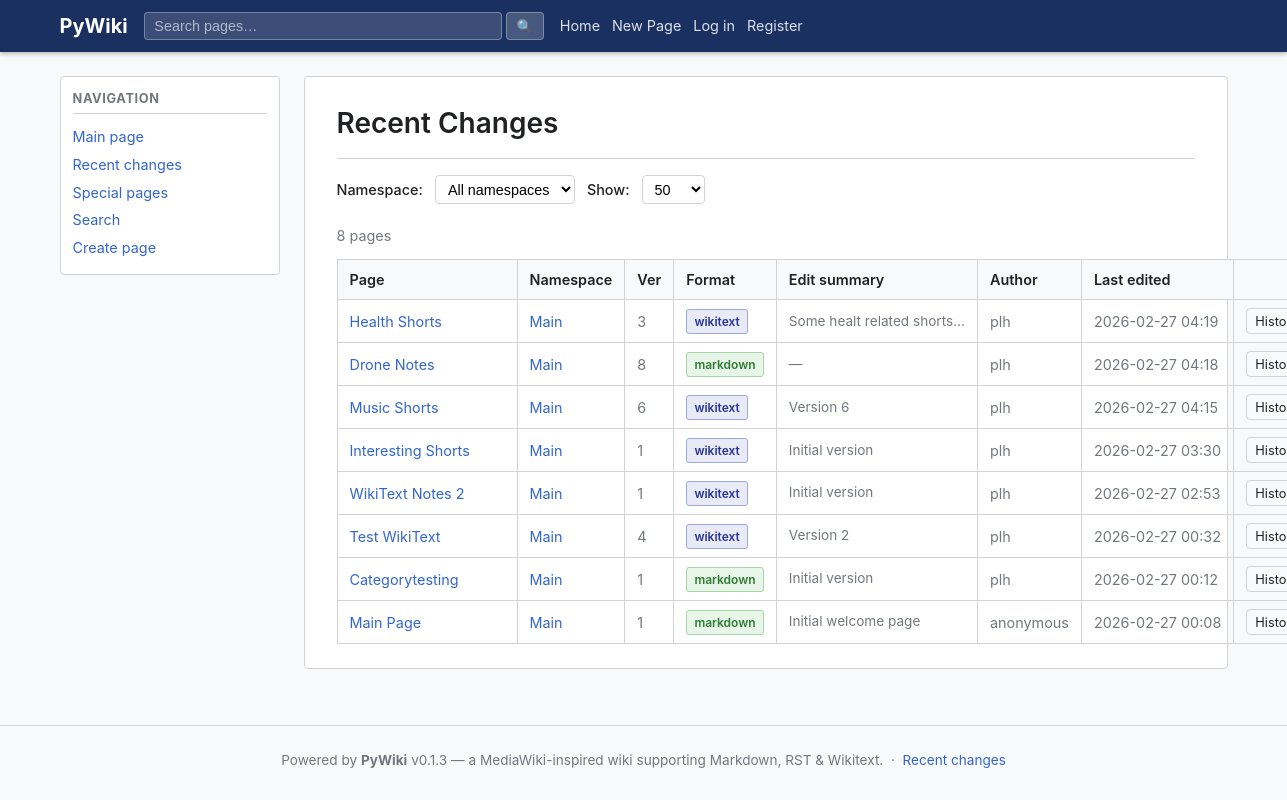
Page /recent on the committed database.
### app/models/models.py (models this page shows, shortened)
class PageVersion(Base):
    __tablename__ = "page_versions"
    __table_args__ = (
        UniqueConstraint("page_id", "version", name="uq_page_versions_page_ver"),
        Index("ix_page_versions_page_latest", "page_id", "version"),
    )
    id:         Mapped[str]        = _uuid_col(primary_key=True)
    page_id:    Mapped[str]        = mapped_column(String(36), ForeignKey("pages.id", ondelete="CASCADE"), nullable=False, index=True)
    version:    Mapped[int]        = mapped_column(Integer, nullable=False)
    content:    Mapped[str]        = mapped_column(Text, nullable=False, default="")
    format:     Mapped[str]        = mapped_column(String(16), nullable=False, default="markdown")
    rendered:   Mapped[str | None] = mapped_column(Text, nullable=True)
    author_id:  Mapped[str | None] = mapped_column(String(36), ForeignKey("users.id"), nullable=True)
    comment:    Mapped[str]        = mapped_column(String(512), default="", nullable=False)
    created_at: Mapped[datetime]   = mapped_column(DateTime(timezone=True), default=_utcnow)
    page:   Mapped["Page"]       = relationship(back_populates="versions")
    author: Mapped["User | None"] = relationship(back_populates="page_versions")

class Page(Base):
    __tablename__ = "pages"
    __table_args__ = (
        UniqueConstraint("namespace_id", "slug", name="uq_pages_ns_slug"),
    )
    id:           Mapped[str]        = _uuid_col(primary_key=True)
    namespace_id: Mapped[str]        = mapped_column(String(36), ForeignKey("namespaces.id", ondelete="CASCADE"), nullable=False, index=True)
    title:        Mapped[str]        = mapped_column(String(512), nullable=False, index=True)
    slug:         Mapped[str]        = mapped_column(String(512), nullable=False, index=True)
    created_by:   Mapped[str | None] = mapped_column(String(36), ForeignKey("users.id"), nullable=True)
    created_at:   Mapped[datetime]   = mapped_column(DateTime(timezone=True), default=_utcnow)
    namespace:   Mapped["Namespace"]           = relationship(back_populates="pages")
    creator:     Mapped["User | None"]         = relationship(foreign_keys=[created_by])
    versions:    Mapped[list["PageVersion"]]   = relationship(
        back_populates="page",
        cascade="all, delete-orphan",
        order_by="PageVersion.version",
    )
    attachments: Mapped[list["Attachment"]]   = relationship(back_populates="page", cascade="all, delete-orphan")

class Namespace(Base):
    __tablename__ = "namespaces"
    id:             Mapped[str]        = _uuid_col(primary_key=True)
    name:           Mapped[str]        = mapped_column(String(128), unique=True, nullable=False, index=True)
    description:    Mapped[str]        = mapped_column(Text, default="", nullable=False)
    default_format: Mapped[str]        = mapped_column(String(16), default="markdown", nullable=False)
    created_at:     Mapped[datetime]   = mapped_column(DateTime(timezone=True), default=_utcnow)
    pages: Mapped[list["Page"]] = relationship(back_populates="namespace", cascade="all, delete-orphan")

class User(Base):
    __tablename__ = "users"
    id:           Mapped[str]  = _uuid_col(primary_key=True)
    username:     Mapped[str]  = mapped_column(String(64),  unique=True, nullable=False, index=True)
    email:        Mapped[str]  = mapped_column(String(255), unique=True, nullable=False, index=True)
    display_name: Mapped[str]  = mapped_column(String(128), nullable=False, default="")
    password_hash:Mapped[str]  = mapped_column(String(255), nullable=False)
    is_active:    Mapped[bool] = mapped_column(Boolean, default=True, nullable=False)
    is_admin:     Mapped[bool] = mapped_column(Boolean, default=False, nullable=False)
    created_at:   Mapped[datetime] = mapped_column(DateTime(timezone=True), default=_utcnow)
    updated_at:   Mapped[datetime] = mapped_column(DateTime(timezone=True), default=_utcnow, onupdate=_utcnow)
    page_versions: Mapped[list["PageVersion"]] = relationship(back_populates="author")
    attachments:   Mapped[list["Attachment"]]  = relationship(back_populates="uploaded_by_user")

### app/ui/views.py (the view)
@router.get("/recent", response_class=HTMLResponse)
async def recent_changes(
    request: Request,
    namespace: Optional[str] = None,
    limit: int = 50,
    db: AsyncSession = Depends(get_db),
):
    user, new_token = await _current_user(request, db)
    changes = await page_svc.get_recent_changes(db, limit=min(limit, 200), namespace_name=namespace)
    namespaces = await ns_svc.list_namespaces(db)
    resp = templates.TemplateResponse(
        request,
        "recent_changes.html",
        _ctx(user,
             changes=changes,
             namespaces=namespaces,
             selected_namespace=namespace,
             limit=limit),
    )
    _apply_new_token(resp, new_token, get_settings().access_token_expire_minutes)
    return resp

### app/templates/recent_changes.html (shortened to what this page needs)
{% extends "base.html" %}
{% block content %}
<div class="page-header">
  <h1>Recent Changes</h1>
</div>
<form class="rc-filters" method="get" action="/recent">
  <div class="rc-filter-row">
    <label for="ns-filter">Namespace:</label>
    <select id="ns-filter" name="namespace" onchange="this.form.submit()">
      <option value="">All namespaces</option>
    </select>
    <label for="limit-select">Show:</label>
    <select id="limit-select" name="limit" onchange="this.form.submit()">
      {% for n in [25, 50, 100, 200] %}
      <option value="{{ n }}" {% if n == limit %}selected{% endif %}>{{ n }}</option>
      {% endfor %}
    </select>
  </div>
</form>
{% if changes %}
<p class="search-count">{{ changes|length }} page{{ 's' if changes|length != 1 else '' }}
</p>
<table class="wiki-table rc-table">
  <thead>
    <tr>
      <th>Page</th>
      <th>Namespace</th>
      <th>Ver</th>
      <th>Format</th>
      <th>Edit summary</th>
      <th>Author</th>
      <th>Last edited</th>
      <th></th>
    </tr>
  </thead>
  <tbody>
    {% for c in changes %}
    <tr>
      <td>
        <a href="/wiki/{{ c.namespace }}/{{ c.slug }}">{{ c.title }}</a>
      </td>
      <td>
        <a href="/wiki/{{ c.namespace }}">{{ c.namespace }}</a>
      </td>
      <td class="ts">{{ c.version }}</td>
      <td>
        <span class="badge badge-{{ c.format }}">{{ c.format }}</span>
      </td>
      <td class="rc-comment">{{ c.comment or '—' }}</td>
      <td class="ts">{{ c.author }}</td>
      <td class="ts">{{ c.updated_at.strftime('%Y-%m-%d %H:%M') if c.updated_at else '—' }}</td>
      <td>
        <a class="btn" style="font-size:0.8rem;padding:0.15rem 0.5rem;"
           href="/wiki/{{ c.namespace }}/{{ c.slug }}/history">History</a>
      </td>
    </tr>
    {% endfor %}
  </tbody>
</table>
{% else %}
<p class="muted">No pages found{% if selected_namespace %} in namespace <strong>{{ selected_namespace }}</strong>{% endif %}.</p>
{% endif %}
{% endblock %}

### app/static/css/wiki.css (style rules this page uses)
:root { --bg: #ffffff; --bg-alt: #f8f9fa; --border: #d3d3d3; --text: #202122; --muted: #72777d; --accent: #3366cc; --accent-hov: #2a4f9a; --danger: #cc3333; --success: #228822; --warn: #f5a623; --nav-bg: #1a3060; --nav-text: #ffffff; --sidebar-w: 220px; --max-w: 1200px; }
*, *::before, *::after { box-sizing: border-box; margin: 0; padding: 0; }
body { font-family: -apple-system, BlinkMacSystemFont, "Segoe UI", Roboto, sans-serif; font-size: 15px; line-height: 1.6; color: var(--text); background: var(--bg-alt); }
a { color: var(--accent); text-decoration: none; }
.page-header { display: flex; align-items: flex-start; justify-content: space-between; flex-wrap: wrap; gap: 0.5rem; margin-bottom: 1rem; padding-bottom: 0.75rem; border-bottom: 1px solid var(--border); }
.page-header h1 { font-size: 1.75rem; font-weight: 600; }
.btn { display: inline-block; padding: 0.35rem 0.85rem; border: 1px solid var(--border); border-radius: 4px; background: var(--bg-alt); color: var(--text); font-size: 0.9rem; cursor: pointer; text-decoration: none; line-height: 1.5; }
.wiki-table { width: 100%; border-collapse: collapse; font-size: 0.9rem; }
.wiki-table th, .wiki-table td { padding: 0.5rem 0.75rem; border: 1px solid var(--border); text-align: left; }
.wiki-table th { background: var(--bg-alt); font-weight: 600; }
.wiki-table td:first-child, .wiki-table th:first-child { min-width: 180px; width: 40%; }
.ts { white-space: nowrap; color: var(--muted); }
.badge { display: inline-block; padding: 0.1rem 0.45rem; border-radius: 3px; font-size: 0.75rem; font-weight: 600; background: var(--bg-alt); border: 1px solid var(--border); color: var(--muted); }
.badge-markdown { background: #e8f5e9; border-color: #a5d6a7; color: #2e7d32; }
.badge-wikitext { background: #e8eaf6; border-color: #9fa8da; color: #283593; }
.rc-filters { margin-bottom: 1.25rem; }
.rc-filter-row { display: flex; align-items: center; gap: 0.75rem; flex-wrap: wrap; }
.rc-filter-row label { font-weight: 500; font-size: 0.9rem; white-space: nowrap; }
.rc-filter-row select { padding: 0.3rem 0.5rem; border: 1px solid var(--border); border-radius: 4px; font-size: 0.9rem; background: var(--bg); }
.rc-table .rc-comment { font-size: 0.85rem; color: var(--muted); max-width: 260px; overflow: hidden; text-overflow: ellipsis; white-space: nowrap; }
.search-count { color: var(--muted); font-size: 0.9rem; margin-bottom: 0.75rem; }

### rows in the picture
PageVersion: title "Health Shorts", namespace "Main", version "3", format "wikitext", comment "Some healt related shorts...", author "plh", updated_at "2026-02-27 04:19"
Page: title "Drone Notes"
Namespace: namespace "Main" "Main" "Main" "Main" "Main" "Main" "Main"
PageVersion: format "markdown", updated_at "2026-02-27 04:18"
User: author "plh" "plh" "plh" "plh" "plh" "plh"
Page: title "Music Shorts"
PageVersion: format "wikitext", comment "Version 6", updated_at "2026-02-27 04:15"
Page: title "Interesting Shorts"
PageVersion: format "wikitext", comment "Initial version", updated_at "2026-02-27 03:30"
Page: title "WikiText Notes 2"
PageVersion: format "wikitext", comment "Initial version", updated_at "2026-02-27 02:53"
Page: title "Test WikiText"
PageVersion: format "wikitext", comment "Version 2", updated_at "2026-02-27 00:32"
Page: title "Categorytesting"
PageVersion: format "markdown", comment "Initial version", updated_at "2026-02-27 00:12"
Page: title "Main Page"
PageVersion: format "markdown", comment "Initial welcome page", updated_at "2026-02-27 00:08"

### other values in the picture
{{ site_name }} "PyWiki"
{{ changes|length }} "8"
{{ 's' if changes|length != 1 else '' }} "s"
{{ c.version }} "8" "6" "1" "1" "4" "1" "1"
{{ c.comment or '—' }} "—"
{{ c.author }} "anonymous"
{{ app_version }} "0.1.3"
form field limit "50"
